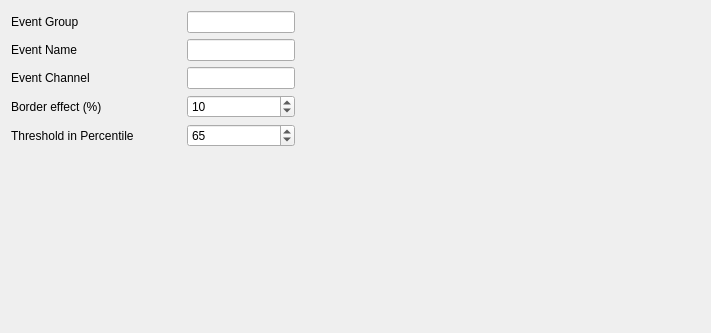
<?xml version="1.0" encoding="UTF-8"?>
<ui version="4.0">
 <class>RemDetectorSettingsView</class>
 <widget class="QWidget" name="RemDetectorSettingsView">
  <property name="geometry">
   <rect>
    <x>0</x>
    <y>0</y>
    <width>711</width>
    <height>333</height>
   </rect>
  </property>
  <property name="windowTitle">
   <string>Form</string>
  </property>
  <layout class="QHBoxLayout" name="horizontalLayout">
   <item>
    <layout class="QVBoxLayout" name="verticalLayout">
     <item>
      <layout class="QGridLayout" name="gridLayout">
       <item row="4" column="1">
        <widget class="QSpinBox" name="percentile_spinBox">
         <property name="minimumSize">
          <size>
           <width>50</width>
           <height>0</height>
          </size>
         </property>
         <property name="maximumSize">
          <size>
           <width>150</width>
           <height>16777215</height>
          </size>
         </property>
         <property name="maximum">
          <number>100</number>
         </property>
         <property name="value">
          <number>65</number>
         </property>
        </widget>
       </item>
       <item row="0" column="1">
        <widget class="QLineEdit" name="group_lineEdit">
         <property name="minimumSize">
          <size>
           <width>50</width>
           <height>0</height>
          </size>
         </property>
         <property name="maximumSize">
          <size>
           <width>16777215</width>
           <height>16777215</height>
          </size>
         </property>
        </widget>
       </item>
       <item row="4" column="0">
        <widget class="QLabel" name="percentile_label">
         <property name="minimumSize">
          <size>
           <width>170</width>
           <height>0</height>
          </size>
         </property>
         <property name="text">
          <string>Threshold in Percentile</string>
         </property>
        </widget>
       </item>
       <item row="3" column="0">
        <widget class="QLabel" name="border_effect_label">
         <property name="text">
          <string>Border effect (%)</string>
         </property>
        </widget>
       </item>
       <item row="3" column="2">
        <spacer name="horizontalSpacer_2">
         <property name="orientation">
          <enum>Qt::Horizontal</enum>
         </property>
         <property name="sizeHint" stdset="0">
          <size>
           <width>40</width>
           <height>20</height>
          </size>
         </property>
        </spacer>
       </item>
       <item row="1" column="1">
        <widget class="QLineEdit" name="name_lineEdit">
         <property name="minimumSize">
          <size>
           <width>50</width>
           <height>0</height>
          </size>
         </property>
         <property name="maximumSize">
          <size>
           <width>16777215</width>
           <height>16777215</height>
          </size>
         </property>
        </widget>
       </item>
       <item row="4" column="2">
        <spacer name="horizontalSpacer_3">
         <property name="orientation">
          <enum>Qt::Horizontal</enum>
         </property>
         <property name="sizeHint" stdset="0">
          <size>
           <width>40</width>
           <height>20</height>
          </size>
         </property>
        </spacer>
       </item>
       <item row="3" column="1">
        <widget class="QSpinBox" name="border_effect_spinBox">
         <property name="minimumSize">
          <size>
           <width>50</width>
           <height>0</height>
          </size>
         </property>
         <property name="maximumSize">
          <size>
           <width>150</width>
           <height>16777215</height>
          </size>
         </property>
         <property name="maximum">
          <number>100</number>
         </property>
         <property name="value">
          <number>10</number>
         </property>
        </widget>
       </item>
       <item row="0" column="0">
        <widget class="QLabel" name="label_2">
         <property name="text">
          <string>Event Group</string>
         </property>
        </widget>
       </item>
       <item row="1" column="0">
        <widget class="QLabel" name="label_3">
         <property name="text">
          <string>Event Name</string>
         </property>
        </widget>
       </item>
       <item row="2" column="0">
        <widget class="QLabel" name="label">
         <property name="text">
          <string>Event Channel</string>
         </property>
        </widget>
       </item>
       <item row="2" column="1">
        <widget class="QLineEdit" name="channel_lineEdit"/>
       </item>
      </layout>
     </item>
     <item>
      <spacer name="verticalSpacer">
       <property name="orientation">
        <enum>Qt::Vertical</enum>
       </property>
       <property name="sizeHint" stdset="0">
        <size>
         <width>20</width>
         <height>40</height>
        </size>
       </property>
      </spacer>
     </item>
    </layout>
   </item>
   <item>
    <spacer name="horizontalSpacer">
     <property name="orientation">
      <enum>Qt::Horizontal</enum>
     </property>
     <property name="sizeHint" stdset="0">
      <size>
       <width>316</width>
       <height>20</height>
      </size>
     </property>
    </spacer>
   </item>
  </layout>
 </widget>
 <resources/>
 <connections/>
</ui>
